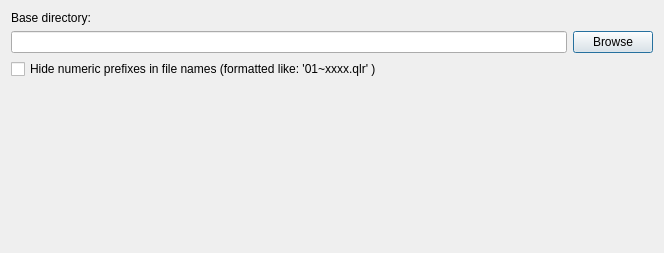
<?xml version="1.0" encoding="UTF-8"?>
<ui version="4.0">
 <class>Dialog</class>
 <widget class="QDialog" name="Dialog">
  <property name="geometry">
   <rect>
    <x>0</x>
    <y>0</y>
    <width>664</width>
    <height>253</height>
   </rect>
  </property>
  <property name="sizePolicy">
   <sizepolicy hsizetype="Preferred" vsizetype="MinimumExpanding">
    <horstretch>0</horstretch>
    <verstretch>0</verstretch>
   </sizepolicy>
  </property>
  <property name="windowTitle">
   <string>Qlr Browser settings</string>
  </property>
  <layout class="QVBoxLayout" name="verticalLayout">
   <item>
    <layout class="QGridLayout" name="gridLayout">
     <item row="1" column="0">
      <layout class="QHBoxLayout" name="horizontalLayout">
       <item>
        <widget class="QLineEdit" name="baseDirectory"/>
       </item>
       <item>
        <widget class="QPushButton" name="browseButton">
         <property name="text">
          <string>Browse</string>
         </property>
        </widget>
       </item>
      </layout>
     </item>
     <item row="2" column="0">
      <widget class="QCheckBox" name="useSortDelimitChar">
       <property name="sizePolicy">
        <sizepolicy hsizetype="Expanding" vsizetype="Fixed">
         <horstretch>0</horstretch>
         <verstretch>0</verstretch>
        </sizepolicy>
       </property>
       <property name="text">
        <string>Hide numeric prefixes in file names (formatted like: '01~xxxx.qlr' )</string>
       </property>
       <property name="checked">
        <bool>false</bool>
       </property>
      </widget>
     </item>
     <item row="0" column="0">
      <widget class="QLabel" name="label">
       <property name="text">
        <string>Base directory:</string>
       </property>
      </widget>
     </item>
    </layout>
   </item>
   <item>
    <spacer name="verticalSpacer">
     <property name="orientation">
      <enum>Qt::Vertical</enum>
     </property>
     <property name="sizeHint" stdset="0">
      <size>
       <width>20</width>
       <height>40</height>
      </size>
     </property>
    </spacer>
   </item>
  </layout>
 </widget>
 <resources/>
 <connections/>
</ui>
